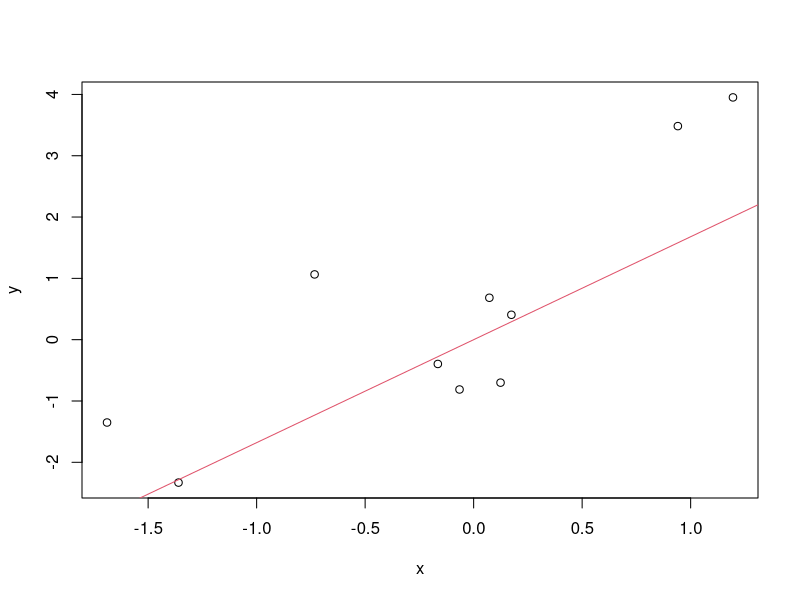

Here is the R script that generated this plot:
# linear regression test

x <- rnorm(10)
y <- 2 * x + rnorm(10)

linmod <- lm(y ~ x - 1)

plot(x, y)
abline(linmod, col = 2)

summary(linmod)


